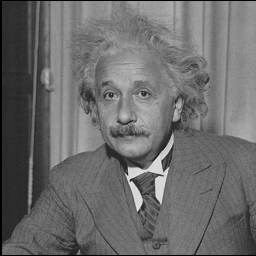
%> input picture old/Assign1-HarshPatel/Partb/einstein.jpg, 256 x 256 px
$ octave partb.m   (GNU Octave 9; MATLAB toolbox functions it lacks are replaced by stand-ins)
%> lines starting %> are read from the running program, lines starting %| are printed output that depends on the picture
im = imread('einstein.jpg');
%> im is the input picture: size 256x256 uint8; min 0, max 236, mean 107.8
imshow(im);
imcopy = imresize(im,0.5);
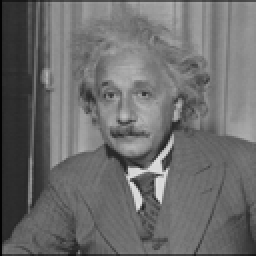
%> imcopy: size 128x128 uint8 (shown 2 times larger); min 2, max 223, mean 107.9
dxx = [1 -2 1];
dyy = dxx';
filter = fspecial('gaussian',19,3);
del_xx = conv2(filter,dxx,'valid');
del_yy = conv2(filter,dyy,'valid');
del_xx = del_xx(1:17,1:17);
del_yy = del_yy(1:17,1:17);
filter_new = del_xx + del_yy;
figure;
mesh(filter_new);


for sigma=3:0.4:15
filter = fspecial('gaussian',6*round(sigma),sigma);
del_xx = conv2(double(filter),double(dxx),'valid');
del_yy = conv2(double(filter),double(dyy),'valid');
sz = min(min(size(del_xx)), min(size(del_yy)));
del_xx = del_xx(1:sz,1:sz);
del_yy = del_yy(1:sz,1:sz);
filter_new = del_xx + del_yy;
I = conv2(double(im),double(filter_new),'same');
I_copy = conv2(double(imcopy),double(filter_new),'same');
out = [I(186,148), sigma*sigma*I(186,148), I_copy(93,74), sigma*sigma*I_copy(93,74),sigma];
save('results_partb.txt','out','-append','-ASCII');
clear del_xx del_yy sz I I_copy
end
%> this loop made 31 passes
%> out on passes 1 to 12: [-1.58 -14.22 3.51 31.6 3], [-1.96 -22.65 1.69 19.55 3.4], [0.209 3.02 2.8 40.41 3.8], [0.0576 1.02 1.52 26.81 4.2], [0.983 20.81 1.25 26.52 4.6], [0.853 21.33 0.516 12.91 5], [0.647 18.86 -0.0547 -1.6 5.4], [1.14 38.51 -0.037 -1.24 5.8], [0.955 36.71 -0.306 -11.76 6.2], [1.05 45.55 -0.249 -10.82 6.6], [0.864 42.35 -0.362 -17.74 7], [0.679 37.16 -0.447 -24.47 7.4]
%> pass 1, `I = conv2(double(im),double(filter_new),'same');`:
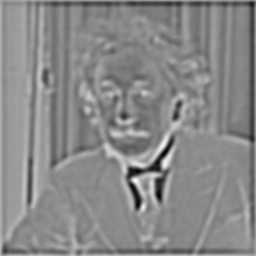
%> I: size 256x256 double; min -8.92, max 4.7, mean -1.61; drawn with min black and max white
%> pass 1, `I_copy = conv2(double(imcopy),double(filter_new),'same');`:
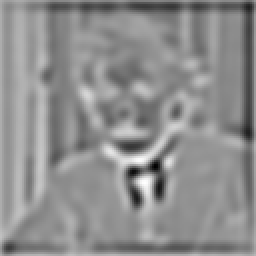
%> I_copy: size 128x128 double (shown 2 times larger); min -8.98, max 3.96, mean -1.75; drawn with min black and max white
%> pass 2, `I = conv2(double(im),double(filter_new),'same');`:
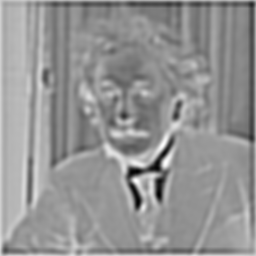
%> I: size 256x256 double; min -8.19, max 1.98, mean -2.29; drawn with min black and max white

set(gcf, 'renderer', 'opengl')
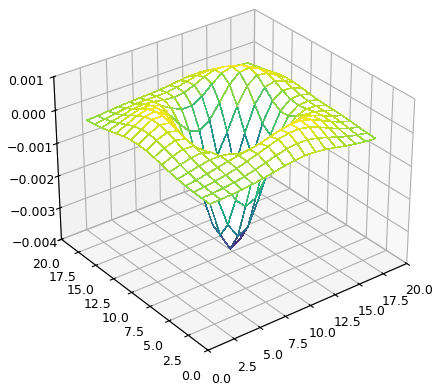
%> figure redrawn from the program's plot data
% Plots
A=load('results_partb.txt');
figure;
plot(A(:,5)/2, A(:,1),'o'), hold on
%> (this line was passed over: plot is not available in this run)
plot(A(:,5),(A(:,3)),'o');
%> (this line was passed over: plot is not available in this run)
figure;
plot(A(:,5)/2,A(:,2),'o'), hold on
%> (this line was passed over: plot is not available in this run)
plot(A(:,5),A(:,4),'o');
%> (this line was passed over: plot is not available in this run)

%> (the run ends here)
